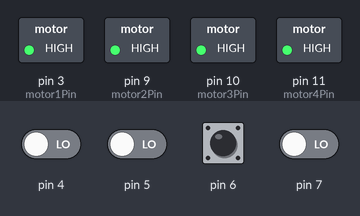
This sketch was run on a simulated Arduino Uno, built with avr-gcc and run on an emulated ATmega328P. On the bench: switched loads named in the sketch (green lamp = pin HIGH). The inputs (shaded band) are chosen by the test bench; at power-on: pin 4–7 LOW. What the sketch prints to the serial monitor is not drawn.

Above: at 1.2 s.
1.3 s: pin 6 pulsed HIGH 2 times (0.12 s each, 0.3 s apart)
At 1.9 s:
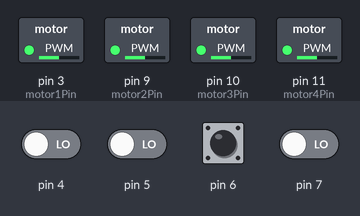
Timing chart, 0 to 4.3 s (numbered marks = the images above; inputs shaded):
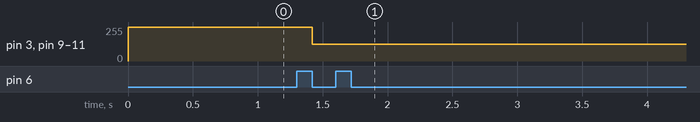

The sketch:

Motor_Uno.ino
```cpp
// Pin
#define motor1Pin     3
#define motor2Pin     9
#define motor3Pin     10
#define motor4Pin     11

// PWM
#define Pulse_Min_O   1016
#define Pulse_Max_O   2016
#define Pulse_Min     1000
#define Pulse_Max     2000
#define PWM_MIN       1000
#define PWM_MAX       2000

/*
   Interrupt Varibales
*/
volatile int pulse1, pulse2, pulse3, pulse4;
volatile bool prestate1 = 0, prestate2 = 0, prestate3 = 0, prestate4 = 0;
volatile unsigned long  current_time, rising1, rising2, rising3, rising4;

/*
   Electronic Speed Controller
*/
int PWM_out[4] = {PWM_MIN, PWM_MIN, PWM_MIN, PWM_MIN};
int MOTOR[4] = {127, 127, 127, 127};

void setup() {
  Receiver();
  Serial.begin(115200);
}

void loop() {
  motor_update();
  Serial.println(pulse3);
}

void motor_update() {
  for (int i = 0; i < 4; i++) {
    // need modification for more accurate PWM input
    MOTOR[i] = map(pulse3, PWM_MIN, PWM_MAX, 127, (int)(127 + 0.128 * (PWM_MAX - PWM_MIN)));
  }
  analogWrite(motor1Pin, MOTOR[0]);
  analogWrite(motor2Pin, MOTOR[1]);
  analogWrite(motor3Pin, MOTOR[2]);
  analogWrite(motor4Pin, MOTOR[3]);
}

void Receiver() {
  PCICR  |= (1 << PCIE2);     // pin change interrupt enable 0: PCINT[23:16], which are enabled by PCMSK2
  PCMSK2 |= (1 << PCINT20);   // pin 4
  PCMSK2 |= (1 << PCINT21);   // pin 5
  PCMSK2 |= (1 << PCINT22);   // pin 6
  PCMSK2 |= (1 << PCINT23);   // pin 7
}

ISR(PCINT2_vect) {
  current_time = micros();
  // channel 1: digital pin 4 : roll signal
  if (PIND & 0b00010000) {
    if (prestate1 == 0) {
      prestate1 = 1;
      rising1 = current_time;
    }
  }
  else if (prestate1 == 1) {
    prestate1 = 0;
    pulse1 = current_time - rising1;
    pulse1 = constrain(pulse1, Pulse_Min_O, Pulse_Max_O);
    pulse1 = map(pulse1, Pulse_Min_O, Pulse_Max_O, Pulse_Min, Pulse_Max);
  }
  // channel 2: digital pin 5 : pitch signal
  if (PIND & 0b00100000) {
    if (prestate2 == 0) {
      prestate2 = 1;
      rising2 = current_time;
    }
  }
  else if (prestate2 == 1) {
    prestate2 = 0;
    pulse2 = current_time - rising2;
    pulse2 = constrain(pulse2, Pulse_Min_O, Pulse_Max_O);
    pulse2 = map(pulse2, Pulse_Min_O, Pulse_Max_O, Pulse_Min, Pulse_Max);
  }
  // channel 3: digital pin 6 : thrust signal
  if (PIND & 0b01000000) {
    if (prestate3 == 0) {
      prestate3 = 1;
      rising3 = current_time;
    }
  }
  else if (prestate3 == 1) {
    prestate3 = 0;
    pulse3 = current_time - rising3;
    pulse3 = constrain(pulse3, Pulse_Min_O, Pulse_Max_O);
    pulse3 = map(pulse3, Pulse_Min_O, Pulse_Max_O, Pulse_Min, Pulse_Max);
  }
  // channel 4: digital pin 7 : yaw signal
  if (PIND & 0b10000000) {
    if (prestate4 == 0) {
      prestate4 = 1;
      rising4 = current_time;
    }
  }
  else if (prestate4 == 1) {
    prestate4 = 0;
    pulse4 = current_time - rising4;
    pulse4 = constrain(pulse4, Pulse_Min_O, Pulse_Max_O);
    pulse4 = map(pulse4, Pulse_Min_O, Pulse_Max_O, Pulse_Min, Pulse_Max);
  }
}
```

Measured:
- after the input at 1.3 s, pin 3 (motor1Pin), pin 9 (motor2Pin), pin 10 (motor3Pin), pin 11 (motor4Pin): 255/255 → 127/255 after 0.12 s
